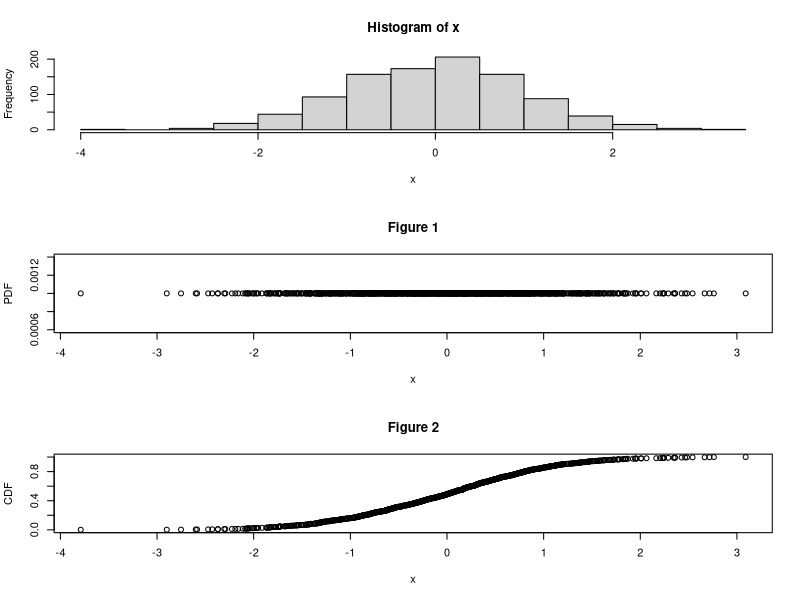

The R script that drew this image:
# Draw cdf by sorting
# Chengjun Wang & Lingfei Wu
# @ Hall 8
#~~~cdf and pdf~~~~#
x<-rnorm(1000,0, 1)
x<-as.data.frame(x)
x$x<-sort(x$x)
x$p<-1/1000
x$cp<-cumsum(x$p)
par(mfrow=c(3,1))
hist(x$x, xlab="x", main = paste("Histogram of" , "x"))
plot(x$x, x$p, xlab="x", ylab="PDF", main="Figure 1")
plot(x$x, x$cp, xlab="x", ylab="CDF", main="Figure 2")

